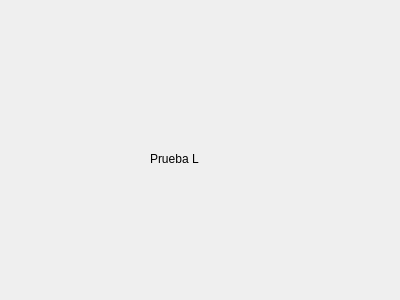
<?xml version="1.0" encoding="UTF-8"?>
<ui version="4.0">
 <class>login</class>
 <widget class="QDialog" name="login">
  <property name="geometry">
   <rect>
    <x>0</x>
    <y>0</y>
    <width>400</width>
    <height>300</height>
   </rect>
  </property>
  <property name="windowTitle">
   <string>Dialog</string>
  </property>
  <widget class="QLabel" name="label">
   <property name="geometry">
    <rect>
     <x>150</x>
     <y>150</y>
     <width>67</width>
     <height>17</height>
    </rect>
   </property>
   <property name="text">
    <string>Prueba L</string>
   </property>
  </widget>
 </widget>
 <resources/>
 <connections/>
</ui>
